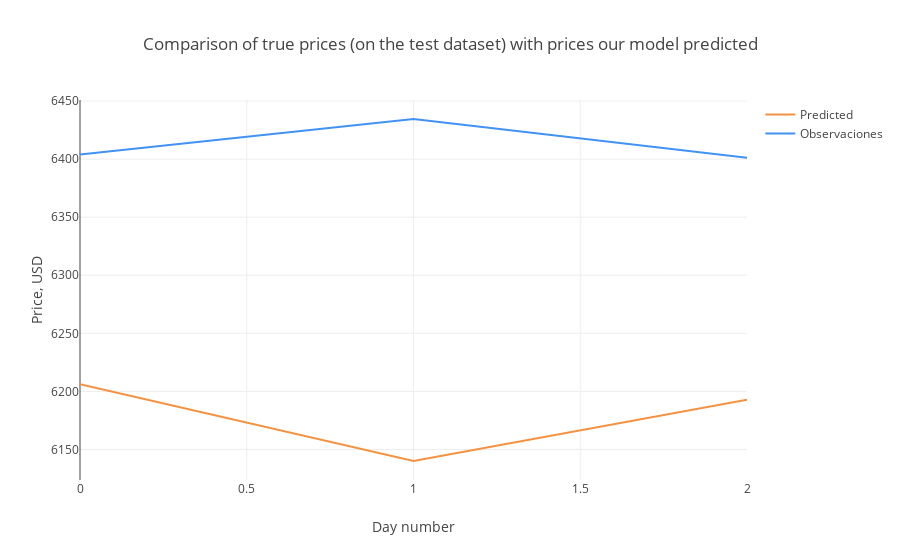

The notebook cell this image was saved under:
### Code cell
# Visualización de 
trace1 = go.Scatter(
    x = np.arange(0, len(predicted_evaluation), 1),
    y = predicted_evaluation,
    mode = 'lines',
    name = 'Predicted',
    line = dict(color=('rgb(244, 146, 65)'), width=2)
)
trace2 = go.Scatter(
    x = np.arange(0, len(observated_evaluation), 1),
    y = observated_evaluation,
    mode = 'lines',
    name = 'Observaciones',
    line = dict(color=('rgb(66, 146, 244)'), width=2)
)

data = [trace1, trace2]
layout = dict(title = 'Comparison of true prices (on the test dataset) with prices our model predicted',
             xaxis = dict(title = 'Day number'), yaxis = dict(title = 'Price, USD'))
fig = dict(data=data, layout=layout)
py.iplot(fig, filename='results_demonstrating0')

### Figure 1 — Plotly figure (JSON) as saved in the notebook; plotly's stock layout.template omitted (floating-point values rounded to 4 significant figures)
{"data": [{"line": {"color": "rgb(244, 146, 65)", "width": 2}, "mode": "lines", "name": "Predicted", "type": "scatter", "x": [0, 1, 2], "y": [6206.0, 6140.0, 6193.0]}, {"line": {"color": "rgb(66, 146, 244)", "width": 2}, "mode": "lines", "name": "Observaciones", "type": "scatter", "x": [0, 1, 2], "y": [6404.0, 6435.0, 6401.0]}], "layout": {"title": "Comparison of true prices (on the test dataset) with prices our model predicted", "xaxis": {"title": "Day number"}, "yaxis": {"title": "Price, USD"}}}
